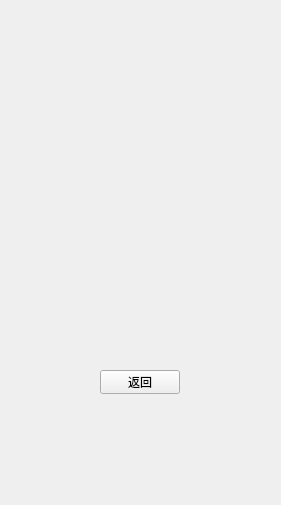
<?xml version="1.0" encoding="UTF-8"?>
<ui version="4.0">
 <class>register_success</class>
 <widget class="QWidget" name="register_success">
  <property name="geometry">
   <rect>
    <x>0</x>
    <y>0</y>
    <width>281</width>
    <height>505</height>
   </rect>
  </property>
  <property name="windowTitle">
   <string>Form</string>
  </property>
  <widget class="QPushButton" name="backBtn">
   <property name="geometry">
    <rect>
     <x>100</x>
     <y>370</y>
     <width>80</width>
     <height>24</height>
    </rect>
   </property>
   <property name="text">
    <string>返回</string>
   </property>
  </widget>
 </widget>
 <resources/>
 <connections/>
</ui>
